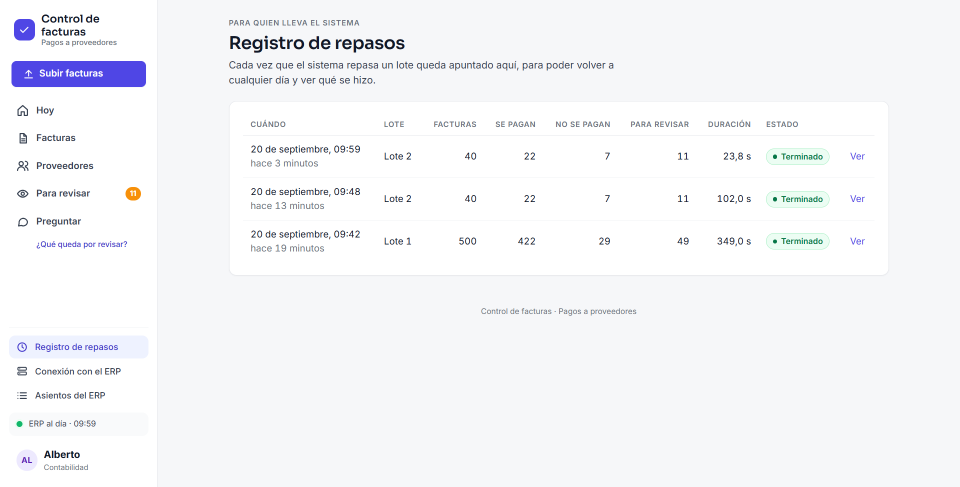
#> input picture imagenes/ejecuciones.png, 1919 x 974 px (shown at 1/2 size)
$ python -i image_preprocess.py   (imports and definitions only)
#> lines starting #> are read from the running program, lines starting #| are printed output that depends on the picture; after the words box and inside, x2 and y2 are one past the last pixel; in counts of white or black regions, pixels touching at a corner belong together
from pathlib import Path

from PIL import Image


def preprocess_for_ocr(
    input_path: str,
    output_path: str,
    padding: int = 100,
) -> str:

#> called with input_path = '../../../../imagenes/ejecuciones.png', output_path = 'out.png', padding = 100
    image = Image.open(
        input_path
    ).convert("RGB")

    # Detectar contenido no blanco
    grayscale = image.convert("L")

    mask = grayscale.point(
        lambda pixel:
        255 if pixel < 245 else 0
    )
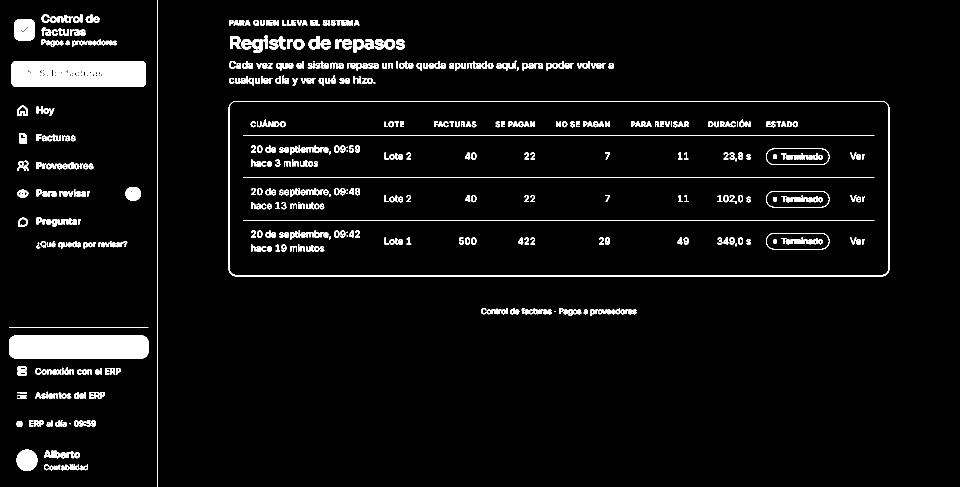
#> mask: PIL image 1919x974 L (shown at 1/2 size); 4.7% white; 550 white regions (43 under 20 px), largest, box (x1, y1, x2, y2) and area: (23, 122, 292, 174) 13412, (18, 671, 297, 717) 12682, (457, 202, 1779, 553) 6642

    bbox = mask.getbbox()
#> bbox = (18, 0, 1779, 974)

    if bbox:
        left, top, right, bottom = bbox
#> left = 18; top = 0; right = 1779; bottom = 974

        left = max(
            0,
            left - padding,
        )
#> left = 0

        top = max(
            0,
            top - padding,
        )

        right = min(
            image.width,
            right + padding,
        )
#> right = 1879

        bottom = min(
            image.height,
            bottom + padding,
        )

        image = image.crop(
            (
                left,
                top,
                right,
                bottom,
            )
        )
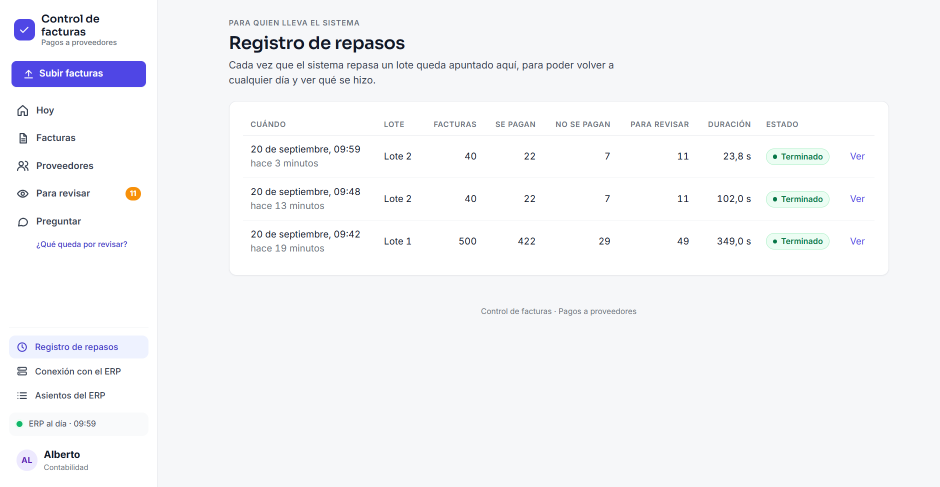
#> image: PIL image 1879x974 RGB (shown at 1/2 size); mean R, G, B 244.7, 245.5, 248.3

    output = Path(output_path)

    output.parent.mkdir(
        parents=True,
        exist_ok=True,
    )

    image.save(
        output,
        format="PNG",
    )

    return str(output)

>>> result = preprocess_for_ocr('../../../../imagenes/ejecuciones.png', 'out.png')

$ run again, on imagenes/erp_1.png
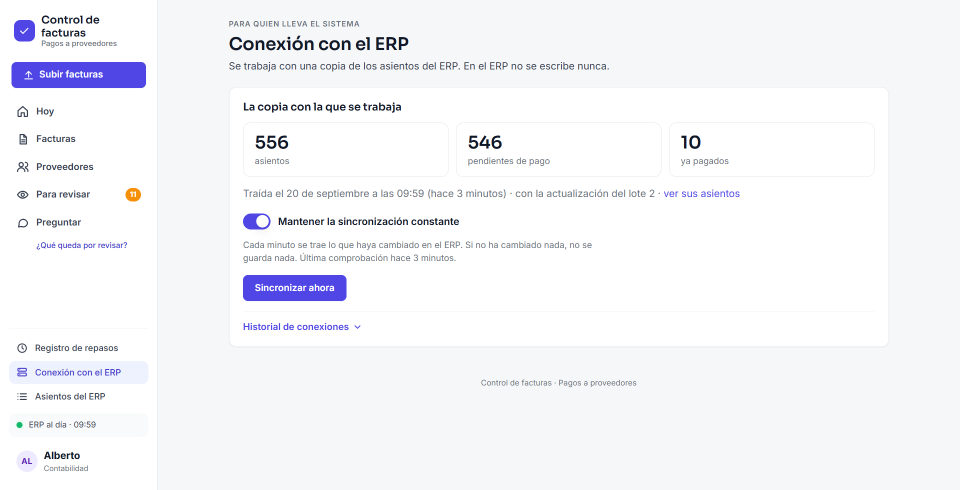
#> input picture imagenes/erp_1.png, 1919 x 980 px (shown at 1/2 size)
#> in preprocess_for_ocr, `mask = grayscale.point( lambda pixel: 255 if pixel < 245 else 0 )`:
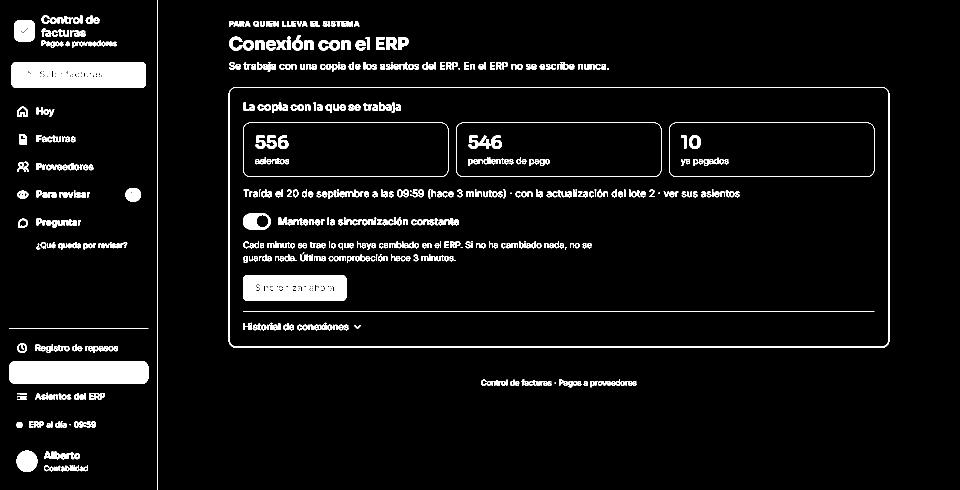
#> mask: PIL image 1919x980 L (shown at 1/2 size); 5.5% white; 603 white regions (49 under 20 px), largest, box (x1, y1, x2, y2) and area: (23, 124, 292, 176) 13412, (18, 722, 297, 768) 12682, (486, 550, 693, 602) 10088
#> bbox = (18, 0, 1779, 980)
#> in preprocess_for_ocr, `left, top, right, bottom = bbox`: left = 18; top = 0; right = 1779; bottom = 980
#> in preprocess_for_ocr, `left = max( 0, left - padding, )`: left = 0
#> in preprocess_for_ocr, `right = min( image.width, right + padding, )`: right = 1879
#> in preprocess_for_ocr, `image = image.crop( ( left, top, right, bottom, ) )`:
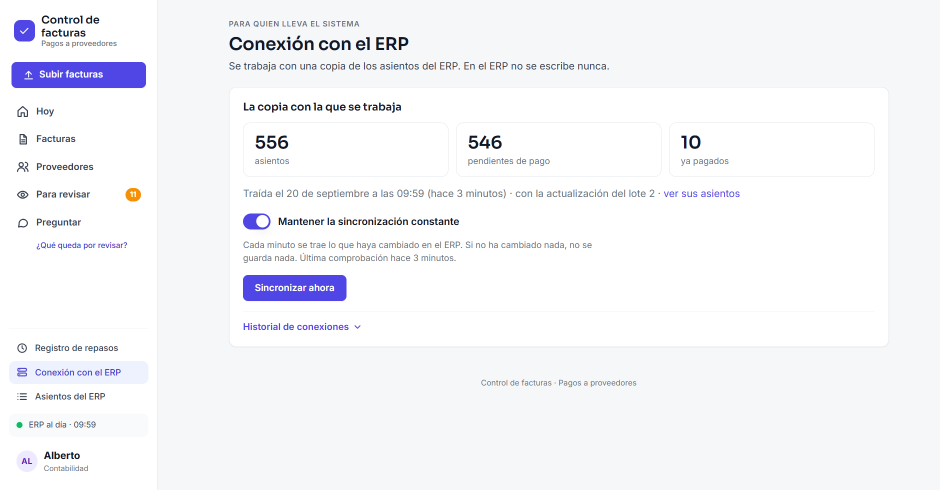
#> image: PIL image 1879x980 RGB (shown at 1/2 size); mean R, G, B 244.6, 245.1, 248.7

$ run again, on imagenes/erp_2.png
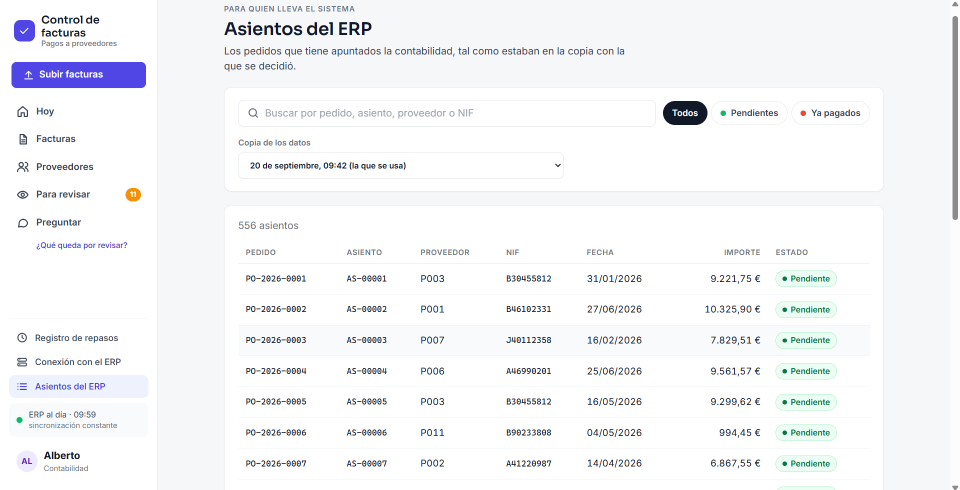
#> input picture imagenes/erp_2.png, 1919 x 980 px (shown at 1/2 size)
#> in preprocess_for_ocr, `mask = grayscale.point( lambda pixel: 255 if pixel < 245 else 0 )`:
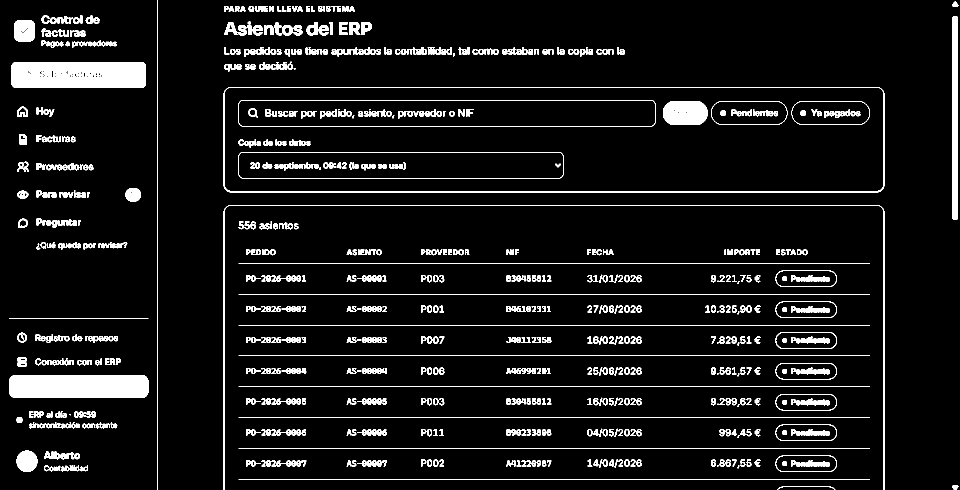
#> mask: PIL image 1919x980 L (shown at 1/2 size); 7% white; 857 white regions (63 under 20 px), largest, box (x1, y1, x2, y2) and area: (23, 124, 292, 176) 13412, (18, 750, 297, 796) 12682, (447, 174, 1769, 385) 6082
#> bbox = (18, 0, 1917, 980)
#> in preprocess_for_ocr, `left, top, right, bottom = bbox`: left = 18; top = 0; right = 1917; bottom = 980
#> in preprocess_for_ocr, `left = max( 0, left - padding, )`: left = 0
#> in preprocess_for_ocr, `right = min( image.width, right + padding, )`: right = 1919
